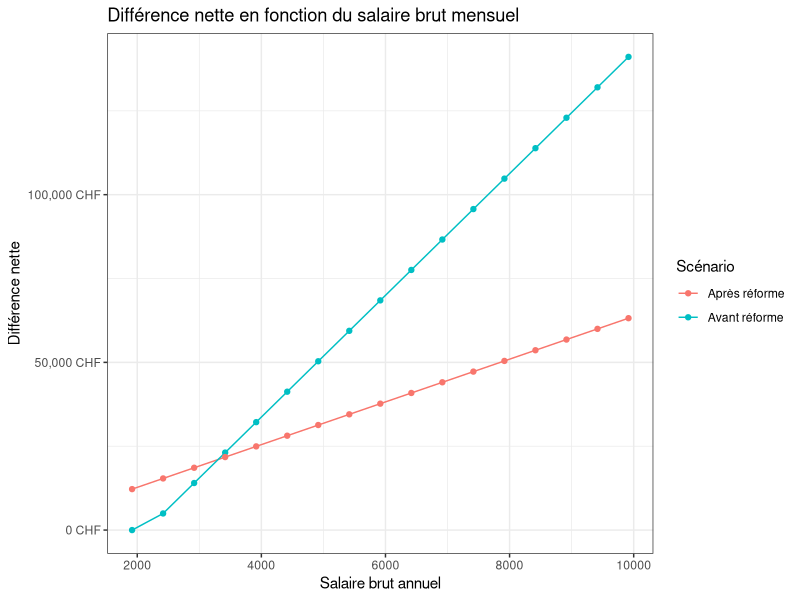
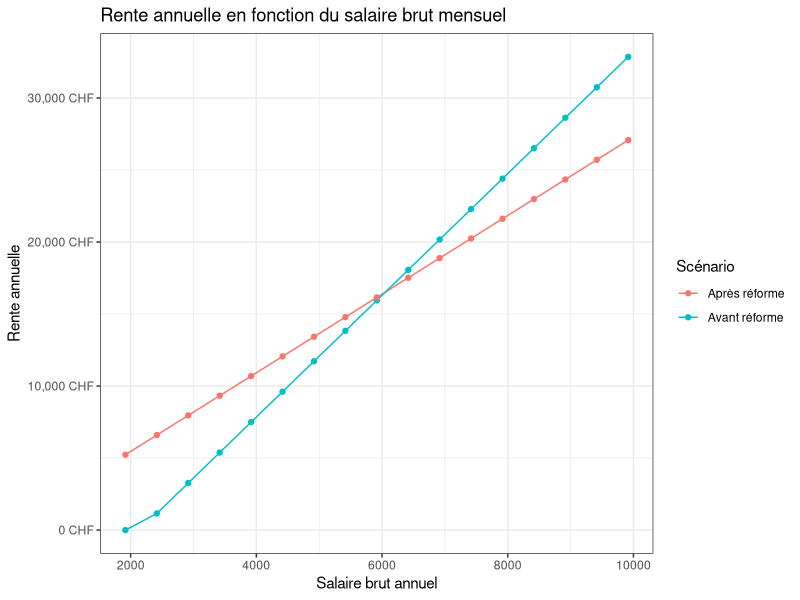
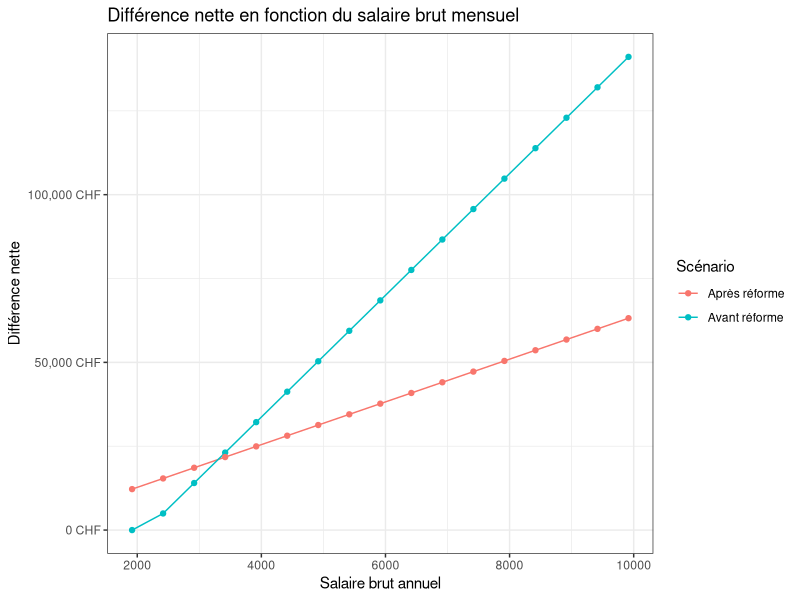
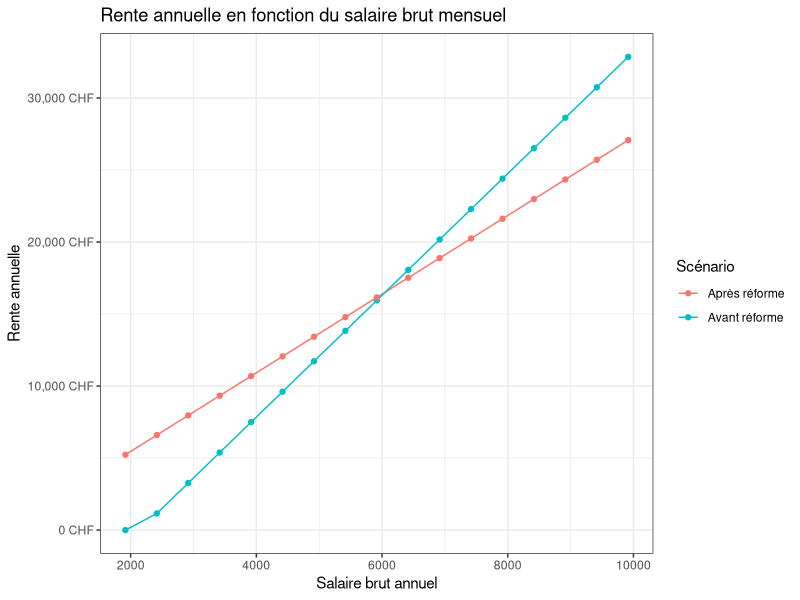

Reproduce these figures in R, in order.
#~############################################################################~#
# Preparation ----
#~############################################################################~#

#~=======================================================~=
## Libraries ----
#~=======================================================~=

library(tidyverse)
library(scales)

#~=======================================================~=
## Elements ----
#~=======================================================~=

age_retraite <- 65
# https://ourworldindata.org/life-expectancy
esperance_de_vie <- 84

bonifications_avant <- data.frame(
  age = 25:age_retraite
) %>% mutate(
  bonifications = case_when(
    age >= 25 & age <= 34 ~ 7 / 100,
    age >= 35 & age <= 44 ~ 10 / 100,
    age >= 45 & age <= 54 ~ 15 / 100,
    age >= 55 & age <= 65 ~ 18 / 100
  )
)

bonifications_apres <- data.frame(
  age = 25:age_retraite
) %>% mutate(
  bonifications = case_when(
    age >= 25 & age <= 44 ~ 9 / 100,
    age >= 45 & age <= 65 ~ 14 / 100
  )
)

taux_conversion_avant <- 6.8 / 100
taux_conversion_apres <- 6.0 / 100

#~=======================================================~=
## Functions ----
#~=======================================================~=

#~~~~~~~~~~~~~~~~~~~~~~~~~~~~~~~~~~~~~~~
### Small functions ----
#~~~~~~~~~~~~~~~~~~~~~~~~~~~~~~~~~~~~~~~
get_salaire_assure_avant <- function(salaire_brut_annuel, franchise = 25725) {
  return(max(0, salaire_brut_annuel - franchise))
}

get_salaire_assure_apres <- function(salaire_brut_annuel, deduction = 20 / 100) {
  return(max(0, salaire_brut_annuel - deduction * salaire_brut_annuel))
}

get_capital_acumule <- function(salaire_assure, bonifications) {
  return(sum(bonifications * salaire_assure))
}

rente_percue <- function(capital_accumule, taux_conversion) {
  return(capital_accumule * taux_conversion)
}

#~~~~~~~~~~~~~~~~~~~~~~~~~~~~~~~~~~~~~~~
### Big comparison ----
#~~~~~~~~~~~~~~~~~~~~~~~~~~~~~~~~~~~~~~~
compare_reformes <- function(
    salaire_brut_annuel, 
    duree_carriere = age_retraite-25, 
    duree_retraite = esperance_de_vie-age_retraite
) {
  
  # Avant la réforme
  salaire_assure_avant <- get_salaire_assure_avant(salaire_brut_annuel)
  cotisations_avant <- sum(bonifications_avant$bonifications * salaire_assure_avant)
  capital_accumule_avant <- get_capital_acumule(salaire_assure_avant, bonifications_avant$bonifications)
  rente_annuelle_avant <- rente_percue(capital_accumule_avant, taux_conversion_avant)
  total_rente_avant <- rente_annuelle_avant * duree_retraite
  difference_nette_avant <- total_rente_avant - cotisations_avant
  
  # Après la réforme
  salaire_assure_apres <- get_salaire_assure_apres(salaire_brut_annuel)
  cotisations_apres <- sum(bonifications_apres$bonifications * salaire_assure_apres)
  capital_accumule_apres <- get_capital_acumule(salaire_assure_apres, bonifications_apres$bonifications)
  rente_annuelle_apres <- rente_percue(capital_accumule_apres, taux_conversion_apres)
  total_rente_apres <- rente_annuelle_apres * duree_retraite
  difference_nette_apres <- total_rente_apres - cotisations_apres
  
  # Résultat
  result <- data.frame(
    "Scénario" = c("Avant réforme", "Après réforme"),
    "Salaire brut mensuel" = c(salaire_brut_annuel/12, salaire_brut_annuel/12),
    "Salaire brut annuel" = c(salaire_brut_annuel, salaire_brut_annuel),
    "Salaire assuré" = c(salaire_assure_avant, salaire_assure_apres),
    "Cotisations totales" = c(cotisations_avant, cotisations_apres),
    "Capital accumulé" = c(capital_accumule_avant, capital_accumule_apres),
    "Rente annuelle" = c(rente_annuelle_avant, rente_annuelle_apres),
    "Total des rentes sur esperance de vie" = c(total_rente_avant, total_rente_apres),
    "Différence nette" = c(difference_nette_avant, difference_nette_apres)
  )
  
  return(result)
}

#~############################################################################~#
# Utilisation ----
#~############################################################################~#

#~=======================================================~=
## Calculs ----
#~=======================================================~=
# Exemple d'utilisation
salaire_brut_annuel <- 4000*12  # 4 000 CHF par mois
compare_reformes(salaire_brut_annuel) %>% glimpse()

# Comparer des salaires
salaires_bruts_annuels <- seq(23000/12, 10000, by = 500) * 12
resultats_comparer_salaire <- map_dfr(salaires_bruts_annuels, compare_reformes)

#~=======================================================~=
## Graphiques ----
#~=======================================================~=

# Différence nette en fonction des salaires
resultats_comparer_salaire %>% 
  ggplot(aes(x = Salaire.brut.mensuel, y = Différence.nette, color = `Scénario`)) +
  geom_line() +
  geom_point() +
  labs(
    title = "Différence nette en fonction du salaire brut mensuel",
    x = "Salaire brut annuel",
    y = "Différence nette"
  ) +
  theme_bw() +
  scale_y_continuous(labels = dollar_format(prefix = "", suffix = " CHF"))

ggsave("diff_nette.png", width = 8, height = 4, dpi = 1000)

# Rente annuelle en fonction des salaires
resultats_comparer_salaire %>% 
  ggplot(aes(x = Salaire.brut.mensuel, y = `Rente.annuelle`, color = `Scénario`)) +
  geom_line() +
  geom_point() +
  labs(
    title = "Rente annuelle en fonction du salaire brut mensuel",
    x = "Salaire brut annuel",
    y = "Rente annuelle"
  ) +
  theme_bw() +
  scale_y_continuous(labels = dollar_format(prefix = "", suffix = " CHF"))

ggsave("rente.png", width = 8, height = 4, dpi = 1000)
